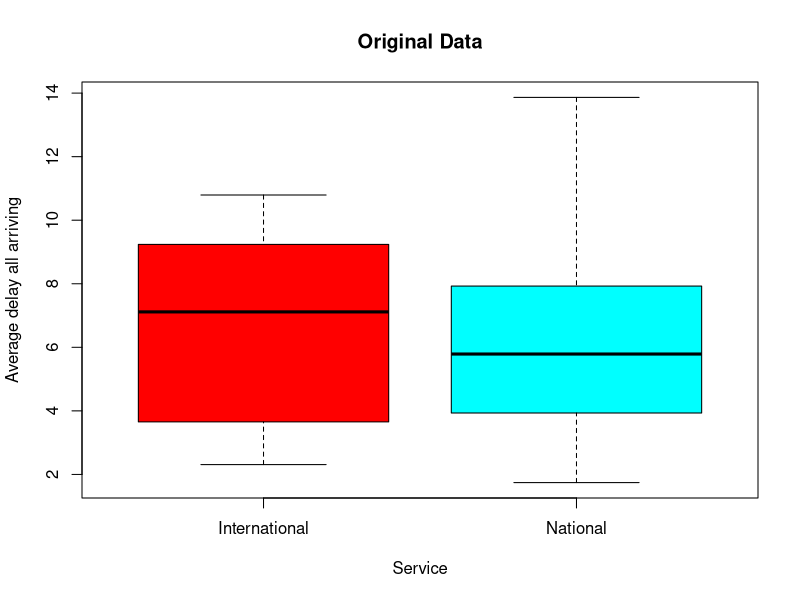
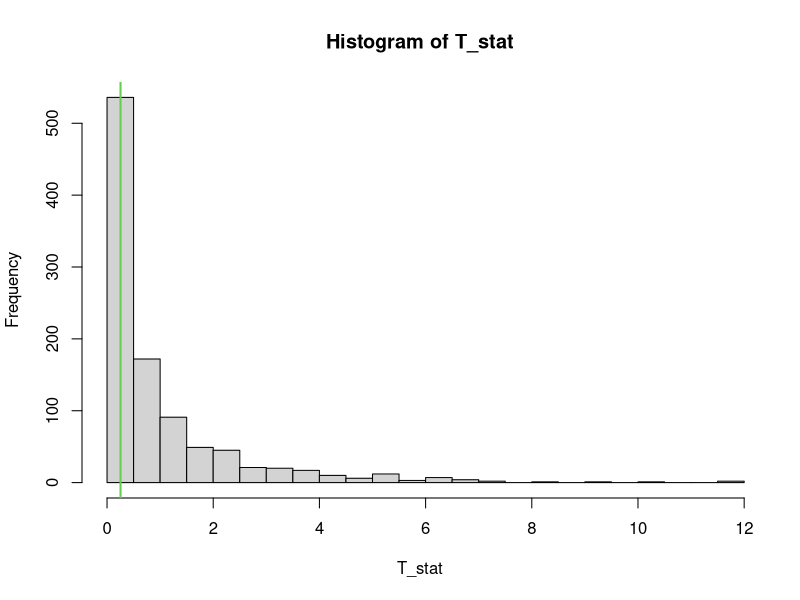
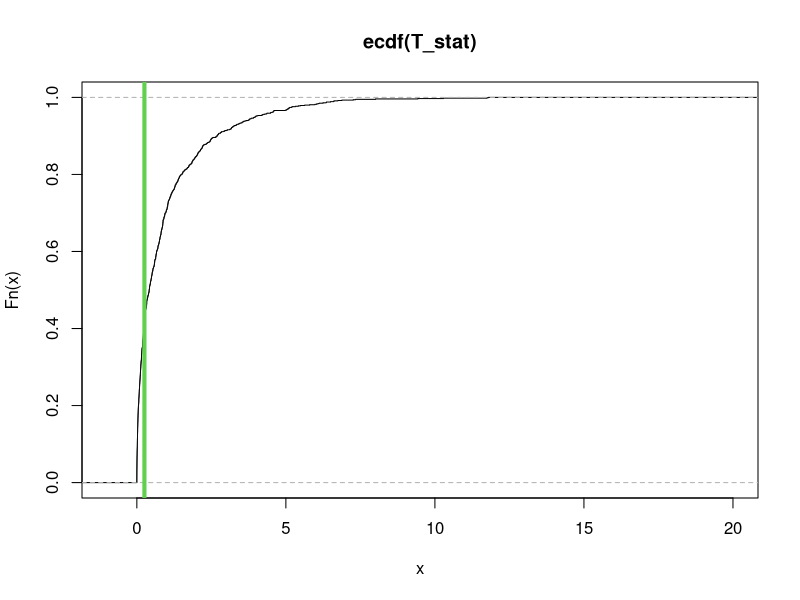
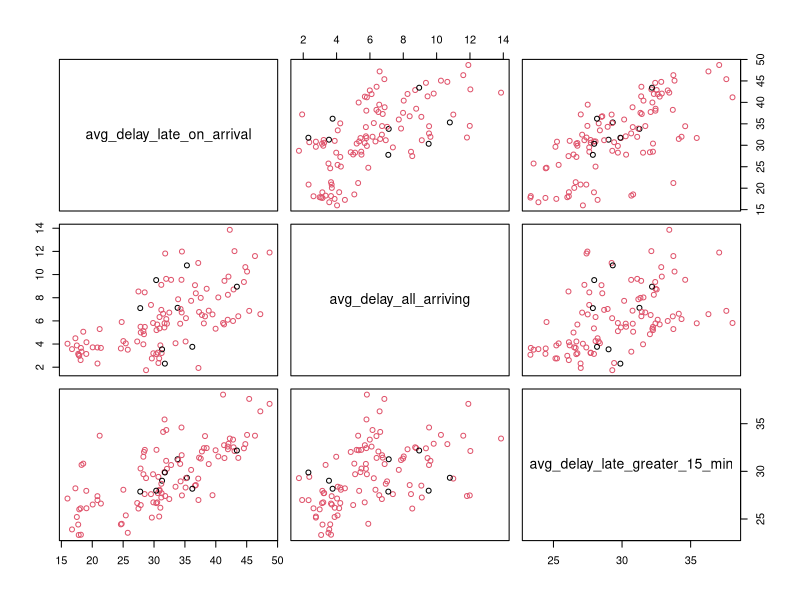
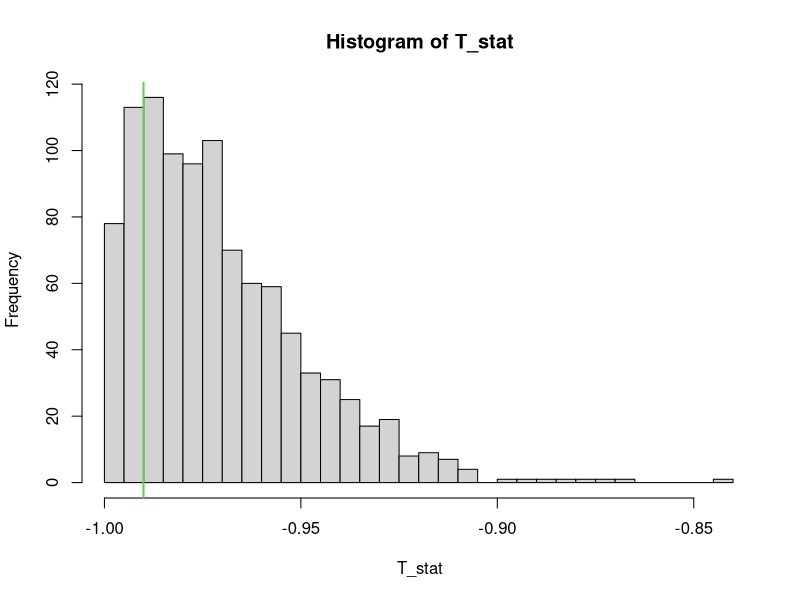
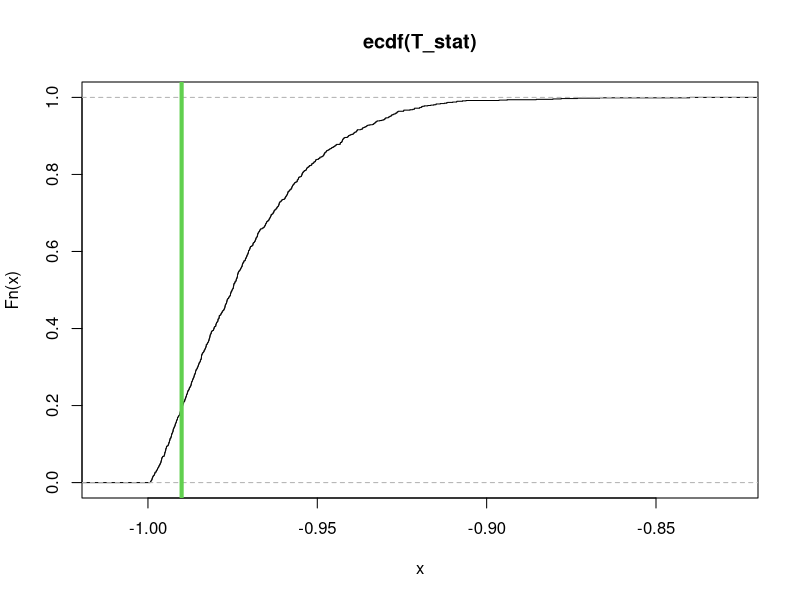
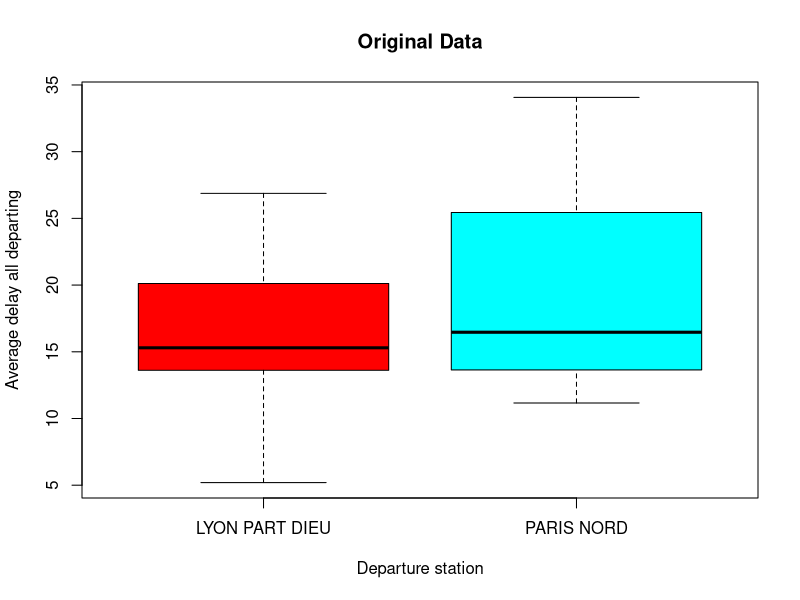
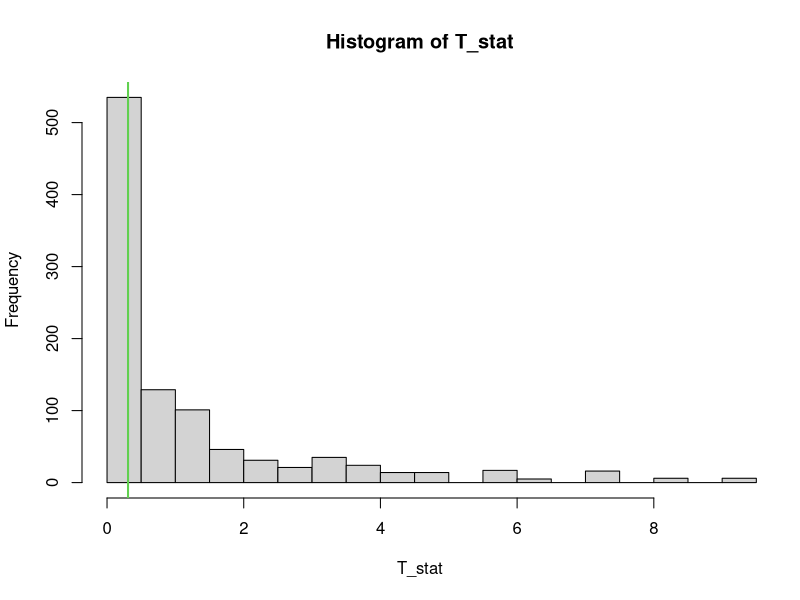

Here is the R script that generated these plots, in order: (Note: this script raises an error after producing the figures.)
library(readxl)
library(stats)
library(parallel)
library(pbapply)
data = read_excel('aggregated_trains.xlsx')

n_cores = detectCores()
n_cores

#### ANOVA NATIONAL VS INTERNATIONAL ####
data.cat = factor(data$service)
data.num = data$avg_delay_all_arriving
x.name = 'Service'
y.name = 'Average delay all arriving'

g <- nlevels(data.cat)
n <- dim(data)[1]

x11()
plot(data.cat, data.num, xlab=x.name, ylab=y.name,col=rainbow(g),main='Original Data')

fit <- aov(data.num ~ data.cat)
summary(fit)
# high p-value

# we check the assumptions of parametric ANOVA
# normality within groups
shapiro.test(data.num[which(data.cat=='National')])
shapiro.test(data.num[which(data.cat=='International')])

# same variance
bartlett.test(data.num, data.cat)

T0 <- summary(fit)[[1]][1,4]  # extract the test statistic
T0

B = 1000
set.seed(123)

T_stat <- numeric(B) 

for(perm in 1:B){
  # Permutation:
  permutation <- sample(1:n)
  data.num_perm <- data.num[permutation]
  fit_perm <- aov(data.num_perm ~ data.cat)
  # Test statistic:
  T_stat[perm] <- summary(fit_perm)[[1]][1,4]
}

# Let’s see the distribution, and then the p-value of the permutational f-test
x11()
hist(T_stat,xlim=range(c(T_stat,T0)),breaks=30)
abline(v=T0,col=3,lwd=2)

x11()
plot(ecdf(T_stat),xlim=c(-1,20))
abline(v=T0,col=3,lwd=4)

# p-value
p_val <- sum(T_stat>=T0)/B
p_val



#### MANOVA NATIONAL VS INTERNATIONAL ####
data.num =data[, c(11,12,20)] # maybe add 10
data.cat = factor(data$service)


x11()
plot(data.num, col=data.cat)


i1 <- which(data.cat==levels(data.cat)[1])
i2 <- which(data.cat==levels(data.cat)[2])

n1 <- length(i1)
n2 <- length(i2)

g  <- length(levels(data.cat))
g
p  <- dim(data.num)[2]
p

# How to perform a MANOVA test? instead of using the F-test, we will develop a test based on 
# a “permutationalisation” of the Wilks1 test. Let’s compute the permutational test statistic

fit <- manova(as.matrix(data.num) ~ data.cat)
summary.manova(fit,test="Wilks") 


T0 <- -summary.manova(fit,test="Wilks")$stats[1,2]
T0

#And let’s now compute instead the permutational distribution of the test statistic.

T_stat <- numeric(B)

for(perm in 1:B){
  # choose random permutation
  permutation <- sample(1:n)
  data.cat.perm <- data.cat[permutation]
  fit.perm <- manova(as.matrix(data.num) ~ data.cat.perm)
  T_stat[perm] <- -summary.manova(fit.perm,test="Wilks")$stats[1,2]
}

#Let’s visualize again the distribution, and the p-value
x11()
hist(T_stat,xlim=range(c(T_stat,T0)),breaks=30)
abline(v=T0,col=3,lwd=2)

x11()
plot(ecdf(T_stat))
abline(v=T0,col=3,lwd=4)

# p-value
p_val <- sum(T_stat>=T0)/B
p_val




#### ANOVA DEPARTURE STATION ####
stations = c('LYON PART DIEU', 'PARIS NORD')
data_station=NULL
for(i in 1:length(stations))
  data_station = rbind(data_station, data[which(data$departure_station==stations[i]),])

n_routes_from_stat = NULL
for (i in 1:dim(data_station)[1]){
# numero routes che partono da stazione
  station = data_station$departure_station[i]
  num = length(data_station$departure_station[which(data_station$departure_station==station)])
  n_routes_from_stat = c(n_routes_from_stat, num) 
}
n_routes_from_stat

n_delays_from_stat = NULL
for (i in 1:dim(data_station)[1]){
  station = data_station$departure_station[i]
  num = sum(data_station$num_late_at_departure[
    which(data_station$departure_station==station)])
  n_delays_from_stat = c(n_delays_from_stat, num)
}
response = NULL
for (i in 1:dim(data_station)[1]){
  response = c(response, data_station$avg_delay_late_at_departure[i]*
                data_station$num_late_at_departure[i]*n_routes_from_stat[i]/   
                n_delays_from_stat[i])
}
data_station$response = response                                                # since we have aggregated data, we need to readjust them

data.cat = factor(data_station$departure_station)
data.num = data_station$response
x.name = 'Departure station'
y.name = 'Average delay all departing'



g <- nlevels(data.cat)
n <- dim(data_station)[1]

x11()
plot(data.cat, data.num, xlab=x.name, ylab=y.name,col=rainbow(g),main='Original Data')

fit <- aov(data.num ~ data.cat)
summary(fit)
# high p-value

# we check the assumptions of parametric ANOVA
# normality within groups
# shapiro.test(data.num[which(data.cat=='National')])
# shapiro.test(data.num[which(data.cat=='International')])

# same variance
bartlett.test(data.num, data.cat)

T0 <- summary(fit)[[1]][1,4]  # extract the test statistic
T0

B = 1000
#set.seed(123)

T_stat <- numeric(B) 

for(perm in 1:B){
  # Permutation:
  permutation <- sample(1:n)
  data.num_perm <- data.num[permutation]
  fit_perm <- aov(data.num_perm ~ data.cat)
  # Test statistic:
  T_stat[perm] <- summary(fit_perm)[[1]][1,4]
}

# Let’s see the distribution, and then the p-value of the permutational f-test
x11()
hist(T_stat,xlim=range(c(T_stat,T0)),breaks=30)
abline(v=T0,col=3,lwd=2)

x11()
plot(ecdf(T_stat),xlim=c(-1,20))
abline(v=T0,col=3,lwd=4)

# p-value
p_val <- sum(T_stat>=T0)/B
p_val



#### ANOVA ARRIVAL STATION ####
stations = c('PARIS MONTPARNASSE', 'PARIS LYON')
data_station=NULL
for(i in 1:length(stations))
  data_station = rbind(data_station, data[which(data$arrival_station==stations[i]),])

n_routes_from_stat = NULL
for (i in 1:dim(data_station)[1]){
  # numero routes che partono da stazione
  station = data_station$arrival_station[i]
  num = length(data_station$arrival_station[which(data_station$arrival_station==station)])
  n_routes_from_stat = c(n_routes_from_stat, num) 
}
n_routes_from_stat

n_delays_from_stat = NULL
for (i in 1:dim(data_station)[1]){
  station = data_station$arrival_station[i]
  num = sum(data_station$num_arriving_late[
    which(data_station$arrival_station==station)])
  n_delays_from_stat = c(n_delays_from_stat, num)
}
response = NULL
for (i in 1:dim(data_station)[1]){
  response = c(response, data_station$avg_delay_late_on_arrival[i]*
                 data_station$num_arriving_late[i]*n_routes_from_stat[i]/   
                 n_delays_from_stat[i])
}
data_station$response = response                                                # since we have aggregated data, we need to readjust them

data.cat = factor(data_station$arrival_station)
data.num = data_station$response
x.name = 'Arrival station'
y.name = 'Average delay arriving late'



g <- nlevels(data.cat)
n <- dim(data_station)[1]

x11()
plot(data.cat, data.num, xlab=x.name, ylab=y.name,col=rainbow(g),main='Original Data')

fit <- aov(data.num ~ data.cat)
summary(fit)
# high p-value

# we check the assumptions of parametric ANOVA
# normality within groups
# shapiro.test(data.num[which(data.cat=='National')])
# shapiro.test(data.num[which(data.cat=='International')])

# same variance
bartlett.test(data.num, data.cat)

T0 <- summary(fit)[[1]][1,4]  # extract the test statistic
T0

B = 1000
set.seed(123)

T_stat <- numeric(B) 

for(perm in 1:B){
  # Permutation:
  permutation <- sample(1:n)
  data.num_perm <- data.num[permutation]
  fit_perm <- aov(data.num_perm ~ data.cat)
  # Test statistic:
  T_stat[perm] <- summary(fit_perm)[[1]][1,4]
}

# Let’s see the distribution, and then the p-value of the permutational f-test
x11()
hist(T_stat,xlim=range(c(T_stat,T0)),breaks=30)
abline(v=T0,col=3,lwd=2)

x11()
plot(ecdf(T_stat),xlim=c(-1,20))
abline(v=T0,col=3,lwd=4)

# p-value
p_val <- sum(T_stat>=T0)/B
p_val




#### T-test DEPARTURE STATION + CI####
stations = c('PARIS LYON', 'PARIS MONTPARNASSE')
data_station=NULL
for(i in 1:length(stations))
  data_station = rbind(data_station, data[which(data$departure_station==stations[i]),])

n_routes_from_stat = NULL
for (i in 1:dim(data_station)[1]){
  # numero routes che partono da stazione
  station = data_station$departure_station[i]
  num = length(data_station$departure_station[which(data_station$departure_station==station)])
  n_routes_from_stat = c(n_routes_from_stat, num) 
}
n_routes_from_stat

n_delays_from_stat = NULL
for (i in 1:dim(data_station)[1]){
  station = data_station$departure_station[i]
  num = sum(data_station$num_late_at_departure[
    which(data_station$departure_station==station)])
  n_delays_from_stat = c(n_delays_from_stat, num)
}
response = NULL
for (i in 1:dim(data_station)[1]){
  response = c(response, data_station$avg_delay_late_at_departure[i]*
                 data_station$num_late_at_departure[i]*n_routes_from_stat[i]/   
                 n_delays_from_stat[i])
}
data_station$response = response                                                # since we have aggregated data, we need to readjust them

n=dim(data_station)[1]
group1 = data_station$response[which(data_station$departure_station==stations[1])]
group2 = data_station$response[which(data_station$departure_station==stations[2])]

data.cat = factor(data_station$departure_station)
data.num = data_station$response
x.name = 'Departure station'
y.name = 'Average delay all departing'

# same variance
fligner.test(data.num, data.cat)

T0=(t.test(group1, group2, alternative="two.sided", var.equal = T, mu=100)$statistic)^2

B = 1000
#set.seed(123)

T_stat = numeric(B) 

for(perm in 1:B){
  # Permutation:
  permutation = sample(1:n)
  data.num_perm = data.num[permutation]
  group1_perm = data.num_perm[which(data.cat==stations[1])]-50
  group2_perm = data.num_perm[which(data.cat==stations[2])]-50
  # Test statistic
  T_stat[perm] = (t.test(group1_perm, group2_perm, alternative="two.sided", var.equal = T, mu=0)$statistic)^2
}
x11()
hist(T_stat,xlim=range(c(T_stat,T0)),breaks=30)
abline(v=T0,col=3,lwd=2)

x11()
plot(ecdf(T_stat),xlim=range(c(T_stat,T0)))
abline(v=T0,col=3,lwd=4)

# p-value
p_val <- sum(T_stat>=T0)/B
p_val

mu.grid=seq(-10,10,length.out=100)

pval = function(data, stations, mu){
group1 = data$response[which(data$departure_station==stations[1])]-mu/2
group2 = data$response[which(data$departure_station==stations[2])]-mu/2
  
data.cat = factor(data$departure_station)
data.num = data$response
T0=(t.test(group1, group2, alternative="two.sided", var.equal = T, mu=0)$statistic)^2
n=length(group1)+length(group2)
B = 1000
T_stat = numeric(B) 

for(perm in 1:B){
  # Permutation:
  permutation = sample(1:n)
  data.num_perm = data.num[permutation]
  group1_perm = data.num_perm[which(data.cat==stations[1])]-mu/2
  group2_perm = data.num_perm[which(data.cat==stations[2])]-mu/2
  # Test statistic:
  T_stat[perm] = (t.test(group1_perm, group2_perm, alternative="two.sided", var.equal = T, mu=0)$statistic)^2
}

# p-value
p_val <- sum(T_stat>=T0)/B
return (p_val)
}

cl = makeCluster(n_cores)

clusterExport(cl,varlist=list("data_station","stations", "pval"))

perm_wrapper = function(grid_point) {
  pval(data_station, stations, grid_point)
}

pval_function = pbsapply(mu.grid, perm_wrapper, cl = cl)

alpha = 0.05  # set the significance level
plot(mu.grid, pval_function, type = "l")  # plot p-value function
values.within.CI = mu.grid[pval_function > alpha]
CI = range(values.within.CI)  # obtain the confidence interval
abline(v=CI[1], col="red")
abline(v=CI[2], col="red")

#### MEAN DIFFERENCE DEPARTURE STATION + BOOTSTRAP CI####
stations = c('PARIS LYON', 'PARIS MONTPARNASSE')
data_station=NULL
for(i in 1:length(stations))
  data_station = rbind(data_station, data[which(data$departure_station==stations[i]),])

n_routes_from_stat = NULL
for (i in 1:dim(data_station)[1]){
  # numero routes che partono da stazione
  station = data_station$departure_station[i]
  num = length(data_station$departure_station[which(data_station$departure_station==station)])
  n_routes_from_stat = c(n_routes_from_stat, num) 
}
n_routes_from_stat

n_delays_from_stat = NULL
for (i in 1:dim(data_station)[1]){
  station = data_station$departure_station[i]
  num = sum(data_station$num_late_at_departure[
    which(data_station$departure_station==station)])
  n_delays_from_stat = c(n_delays_from_stat, num)
}
response = NULL
for (i in 1:dim(data_station)[1]){
  response = c(response, data_station$avg_delay_late_at_departure[i]*
                 data_station$num_late_at_departure[i]*n_routes_from_stat[i]/   
                 n_delays_from_stat[i])
}
data_station$response = response                                                # since we have aggregated data, we need to readjust them

n=dim(data_station)[1]
group1 = data_station$response[which(data_station$departure_station==stations[1])]
group2 = data_station$response[which(data_station$departure_station==stations[2])]

T0 = mean(group1)-mean(group2)

data.cat = factor(data_station$departure_station)
data.num = data_station$response

B = 1000
#set.seed(123)

T_boot = numeric(B) 

for(iter in 1:B){
  # Permutation:
  index = sample(1:n, replace = T)
  bootstrap_sample = data.num[index]
  group1_boot = bootstrap_sample[which(data.cat==stations[1])]
  group2_boot = bootstrap_sample[which(data.cat==stations[2])]
  # Test statistic
  T_boot[iter] = mean(group1_boot)-mean(group2_boot)
}

alpha=0.05
right.quantile = quantile(T_boot, 1-alpha/2)
left.quantile = quantile(T_boot, alpha/2)

CI.RP = c(T0 - (right.quantile - T0), T0,  T0 - (left.quantile - T0))
names(CI.RP) = c('lower', 'center', 'upper')
CI.RP
